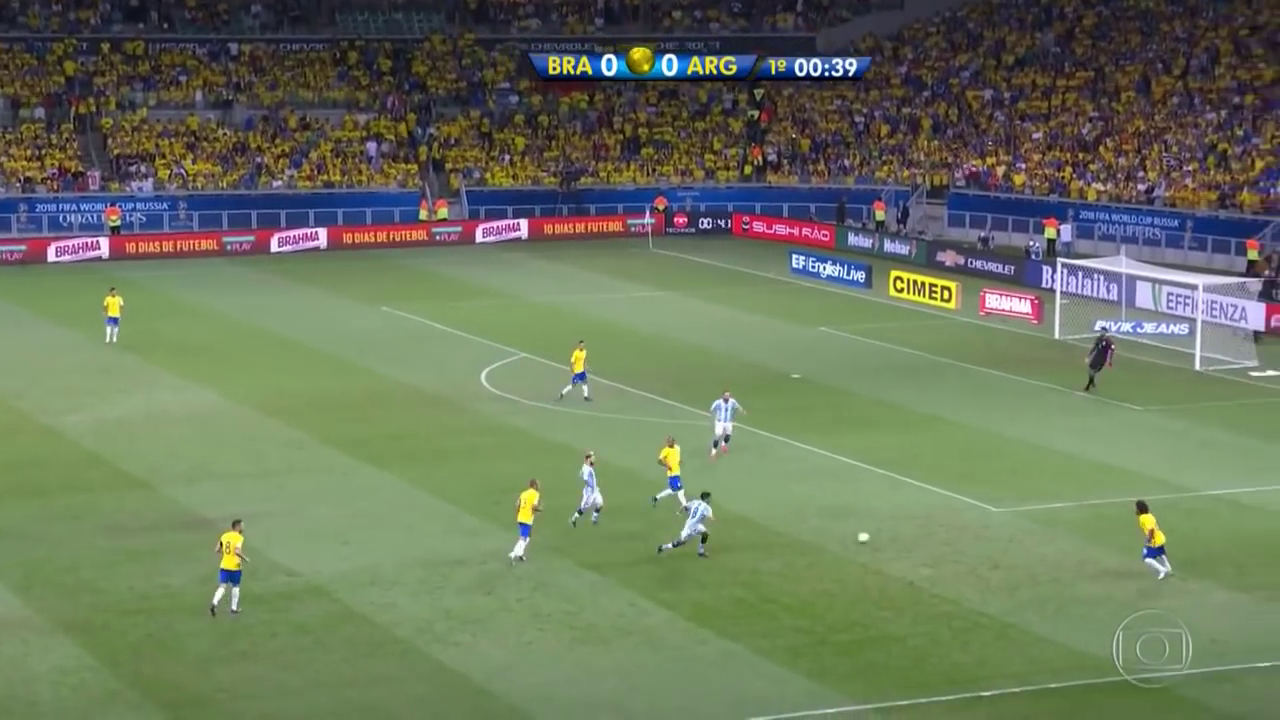
#> input picture Brazil_Argen.png, 1280 x 720 px, given in place of avg_gray.png, which was not available
$ python untitled10.py
#> lines starting #> are read from the running program, lines starting #| are printed output that depends on the picture; after the words box and inside, x2 and y2 are one past the last pixel; in counts of white or black regions, pixels touching at a corner belong together; pictures that were not available may be replaced by others from this repository, and a replacement may not be noted
# -*- coding: utf-8 -*-
"""
Created on Thu May 16 12:01:12 2019

@author: sokil
"""

import cv2
import numpy as np

cap=cv2.VideoCapture('2019_03_28_11_17_25_745.mp4')
if(not cap.isOpened()):
    print('Error opening video')

height, width=(int(cap.get(cv2.CAP_PROP_FRAME_HEIGHT)),
               int(cap.get(cv2.CAP_PROP_FRAME_WIDTH)))

TH=40
AREA_TH=80
bkg_gray=cv2.imread('avg_gray.png',cv2.IMREAD_GRAYSCALE)
#> bkg_gray: shape (720, 1280); min 0, max 255, mean 111.3
bkg_bgr=cv2.imread('avg_bgr.png')
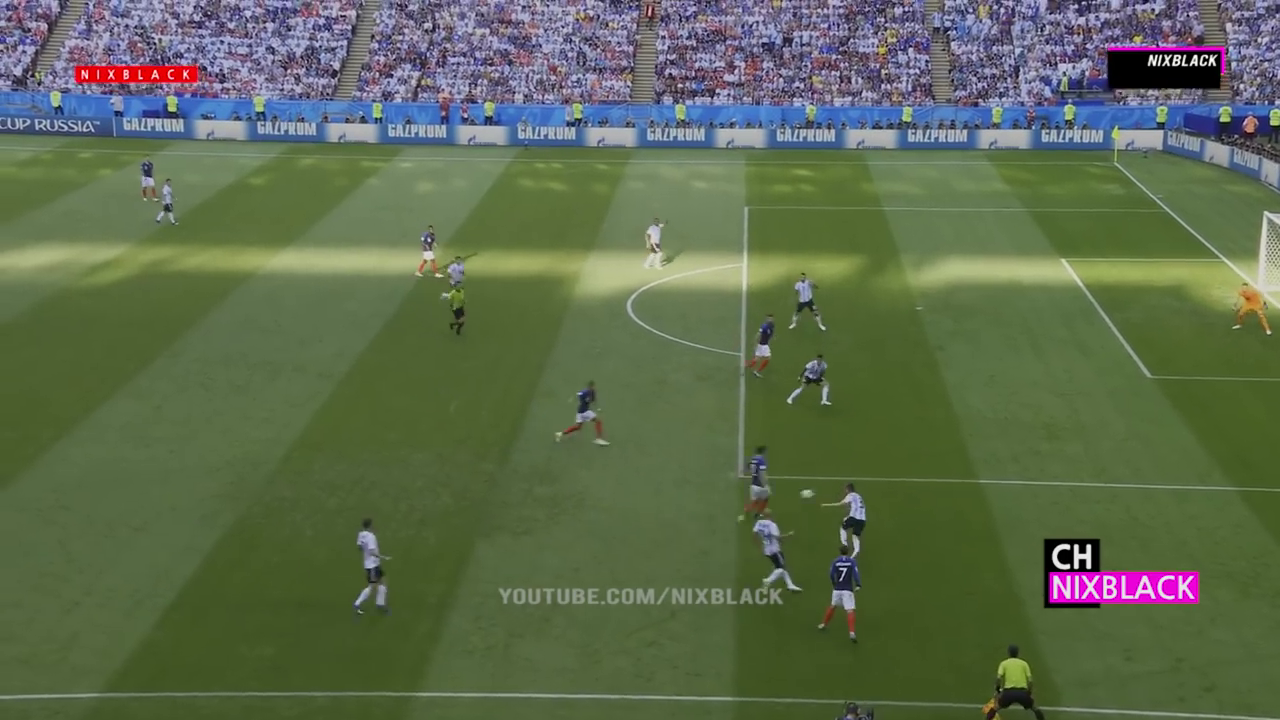
#> input picture FranceArgen.png, 1280 x 720 px, given in place of avg_bgr.png, which was not available
#> bkg_bgr is the input picture: shape (720, 1280, 3); mean B, G, R 78.7, 106.6, 92.8

mode=cv2.RETR_EXTERNAL
method=cv2.CHAIN_APPROX_SIMPLE

t=0
while True:
    ret,frame=cap.read()
#> frame is the input picture: shape (720, 1280, 3); mean B, G, R 92.9, 118.1, 106.5
    if not ret:
        break
    t+=1
    print('t=',t)
    gray=cv2.cvtColor(frame, cv2.COLOR_BGR2GRAY)

    diff_gray=cv2.absdiff(gray,bkg_gray)
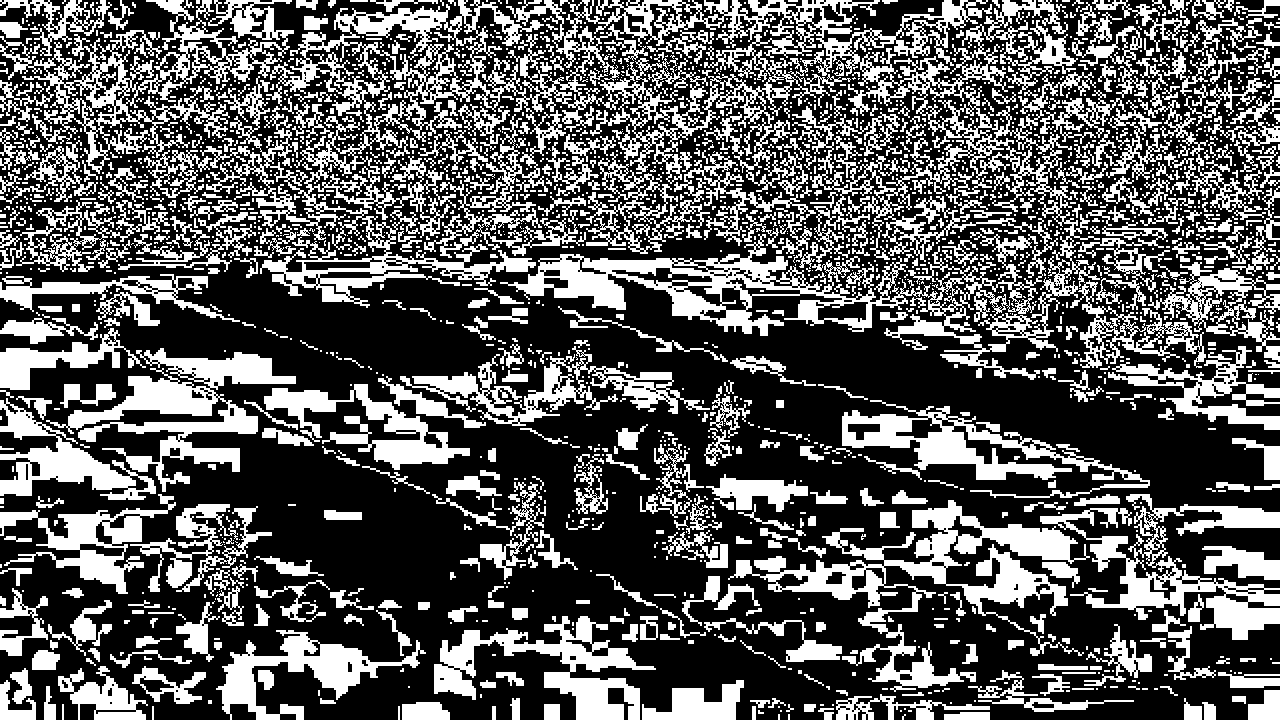
#> diff_gray: shape (720, 1280); values 0 (black) and 1 (white), 35.3% white; 1917 white regions (1327 under 20 px), largest, box (x1, y1, x2, y2) and area: (200, 0, 1100, 380) 91258, (728, 500, 1090, 692) 15548, (0, 0, 294, 174) 13416
    ##ret, blmage=cv2.threshold(diff_bgr,TH,255,cv2.THRESH_BINARY)

    diff_bgr=cv2.absdiff(frame, bkg_bgr)
    db,dg,dr=cv2.split(diff_bgr)
    ret,bb=cv2.threshold(db,TH,255,cv2.THRESH_BINARY)
#> bb: shape (720, 1280); 65.5% white; 2814 black regions (2432 under 20 px), largest, box (x1, y1, x2, y2) and area: (0, 128, 1280, 479) 117446, (0, 428, 1033, 720) 105722, (154, 310, 352, 431) 12850
#> ret = 40
    ret,bg=cv2.threshold(dg,TH,255,cv2.THRESH_BINARY)
#> bg: shape (720, 1280); 69.8% white; 2638 black regions (2102 under 20 px), largest, box (x1, y1, x2, y2) and area: (0, 205, 1280, 425) 64610, (0, 449, 895, 720) 47182, (541, 478, 738, 642) 14077
    ret,br=cv2.threshold(dr,TH,255,cv2.THRESH_BINARY)
#> br: shape (720, 1280); 58.2% white; 2412 black regions (2046 under 20 px), largest, box (x1, y1, x2, y2) and area: (0, 6, 1280, 425) 171195, (0, 432, 1158, 720) 116764, (913, 310, 1280, 418) 14468

    blmage=cv2.bitwise_or(bb,bg)
#> blmage: shape (720, 1280); 81.5% white; 3612 black regions (3143 under 20 px), largest, box (x1, y1, x2, y2) and area: (0, 449, 895, 720) 42054, (0, 227, 909, 425) 31883, (541, 478, 738, 642) 13094
    blmage=cv2.bitwise_or(br,blmage)
#> blmage: shape (720, 1280); 82.8% white; 3583 black regions (3168 under 20 px), largest, box (x1, y1, x2, y2) and area: (0, 449, 895, 720) 41934, (0, 231, 788, 425) 27684, (541, 478, 738, 642) 13055

    blmage=cv2.erode(blmage,None,5)
#> blmage: shape (720, 1280); 73% white; 1202 black regions (595 under 20 px), largest, box (x1, y1, x2, y2) and area: (0, 448, 1000, 720) 52650, (0, 222, 921, 478) 36989, (478, 471, 784, 643) 18647
    blmage=cv2.dilate(blmage,None,5)
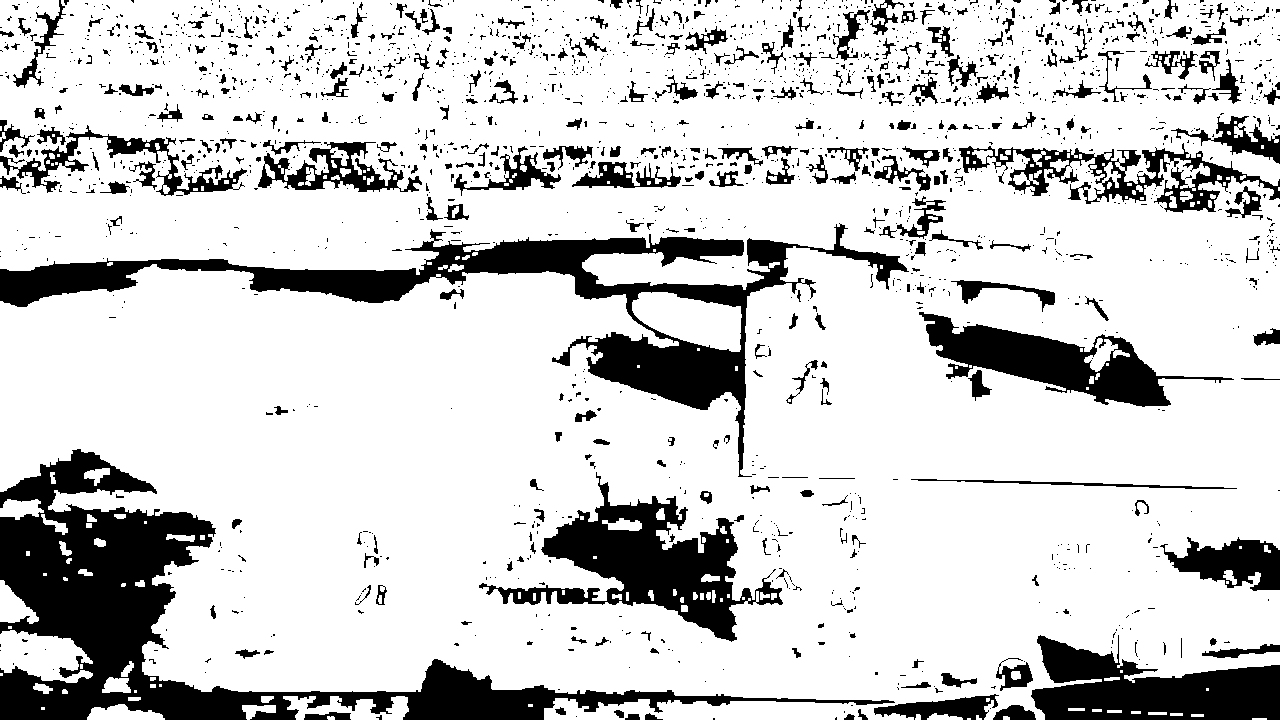
#> blmage: shape (720, 1280); 80.9% white; 1972 black regions (1606 under 20 px)
    blmage=cv2.erode(blmage,None,7)

    contours, hierachy = cv2.findContours(blmage, mode, method)
#> contours = 288 contours, 249 with area under 20; largest, box (x1, y1, x2, y2) and area: (0, 0, 1280, 720) 756531, (545, 699, 913, 720) 4159, (633, 293, 741, 351) 3904, (0, 631, 92, 682) 2702, (0, 581, 38, 623) 710
    cv2.drawContours(frame, contours,-1,(255,0,0),1)
#> frame: shape (720, 1280, 3); 2.19% of pixels changed, all inside (x1, y1, x2, y2) = (0, 0, 1280, 720)
    for i, cnt in enumerate(contours):
        area=cv2.contourArea(cnt)
        if area>AREA_TH:
            x,y,width,height=cv2.boundingRect(cnt)
            cv2.rectangle(frame,(x,y),(x+width, y+height),(0,0,255),2)
#> this loop made 288 passes
#> (area, x, y, width, height) on passes 17, 19, 21, 23, 26, 27, 38, 46, 51, 76, 80, 85: (154.5, 243, 706, 32, 14), (620.5, 88, 705, 76, 15), (301, 351, 700, 28, 20), (4159, 545, 699, 368, 21), (292, 381, 697, 27, 23), (428, 284, 697, 67, 23), (221, 103, 678, 27, 14), (2702.5, 0, 631, 92, 51), (709.5, 0, 581, 38, 42), (433, 0, 500, 43, 19), (119.5, 85, 469, 24, 16), (3904, 633, 293, 108, 58)
#> area on passes 9, 28, 34, 44, 54, 55: 73.5, 25, 48.5, 33.5, 35, 34.5
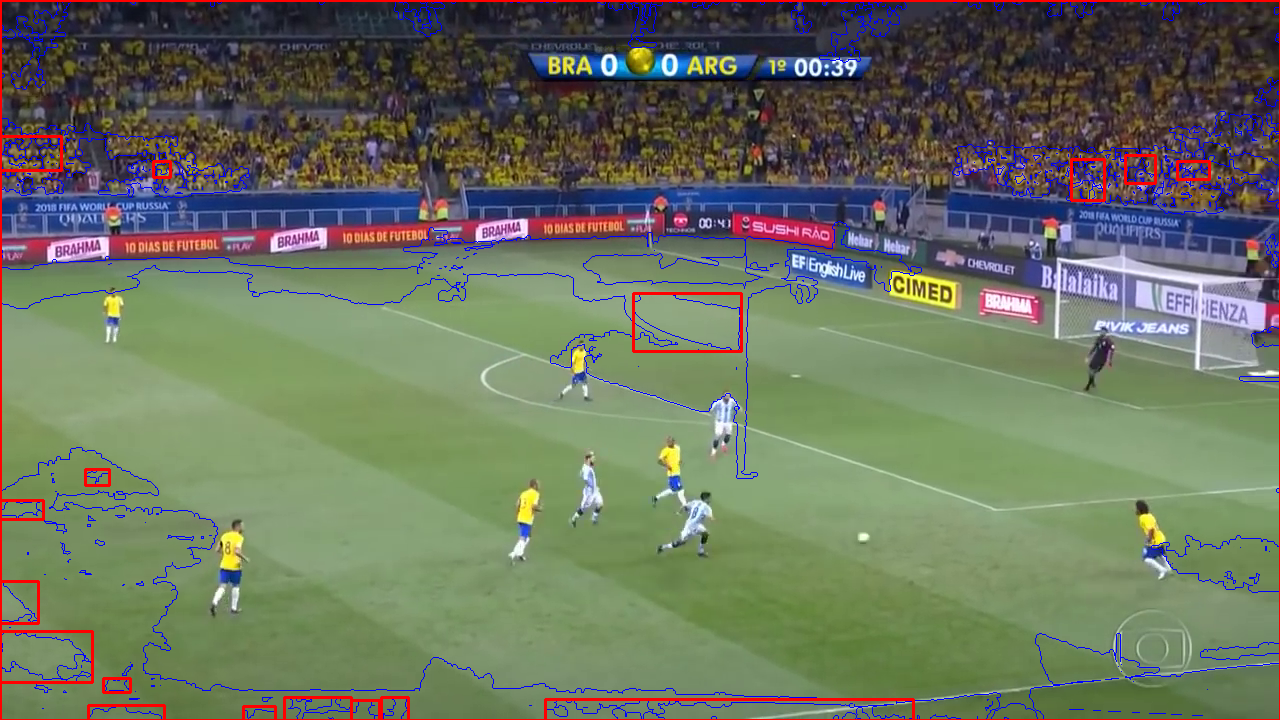
#> frame: shape (720, 1280, 3); mean B, G, R 95, 114.7, 106.9

    cv2.imshow('frame',frame)
    cv2.imshow('blmage',blmage)
    cv2.imshow('diff_gray',diff_gray)
    cv2.imshow('diff_bgr',diff_bgr)

    key=cv2.waitKey(25)
#> (key Esc is pressed here)
    if key==27:
        break

if cap.isOpened():
    cap.release();
cv2.destroyAllWindows()
